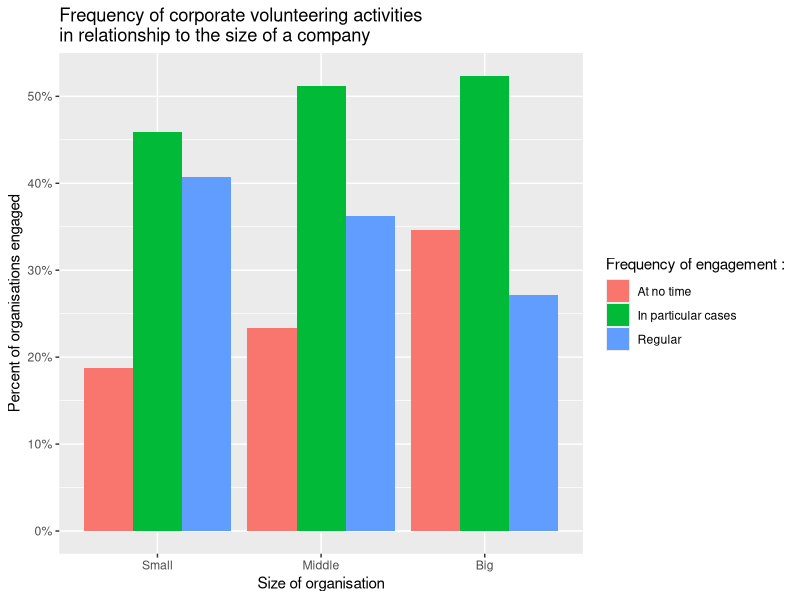

R code for this plot:
## ---- chunk 1
knitr::opts_chunk$set(echo = TRUE)
## ---- chunk 2
library(readxl)
data <- read_xlsx("MUE.2022.for.LMU.xlsx")

library(dplyr)
library(tidyr)
library(tibble)



data.Q2.A <- data %>%
  select(SERIAL,class,C001_01,C001_02,C001_03) %>%
  pivot_longer(cols=c("C001_01","C001_02","C001_03"),
               names_to = "type",
               values_to="frequency")%>%
  group_by(class,type)%>%
  count(frequency) %>%
  group_by(class,type)%>%
  mutate(number_corps=sum(n))%>%
  mutate(percent=n/number_corps)%>%
  filter(frequency >= 1)
  
  

data.Q2.A

library(ggplot2)

ggplot(data.Q2.A,aes(x = factor(class, levels = c("Kleine Unternehmen","Mittlere Unternehmen","Großunternehmen"),labels = c("Small","Middle","Big")),y = percent, fill = factor(frequency))) +
  geom_col(position ="dodge") +
  scale_y_continuous(labels = scales::percent_format(accuracy = 1)) +
  labs(x = "Size of organisation", y = "Percent of organisations engaged", 
       title = "Frequency of corporate volunteering activities
in relationship to the size of a company") +
  scale_fill_discrete(name ="Frequency of engagement :",labels = c("At no time","In particular cases","Regular"))

